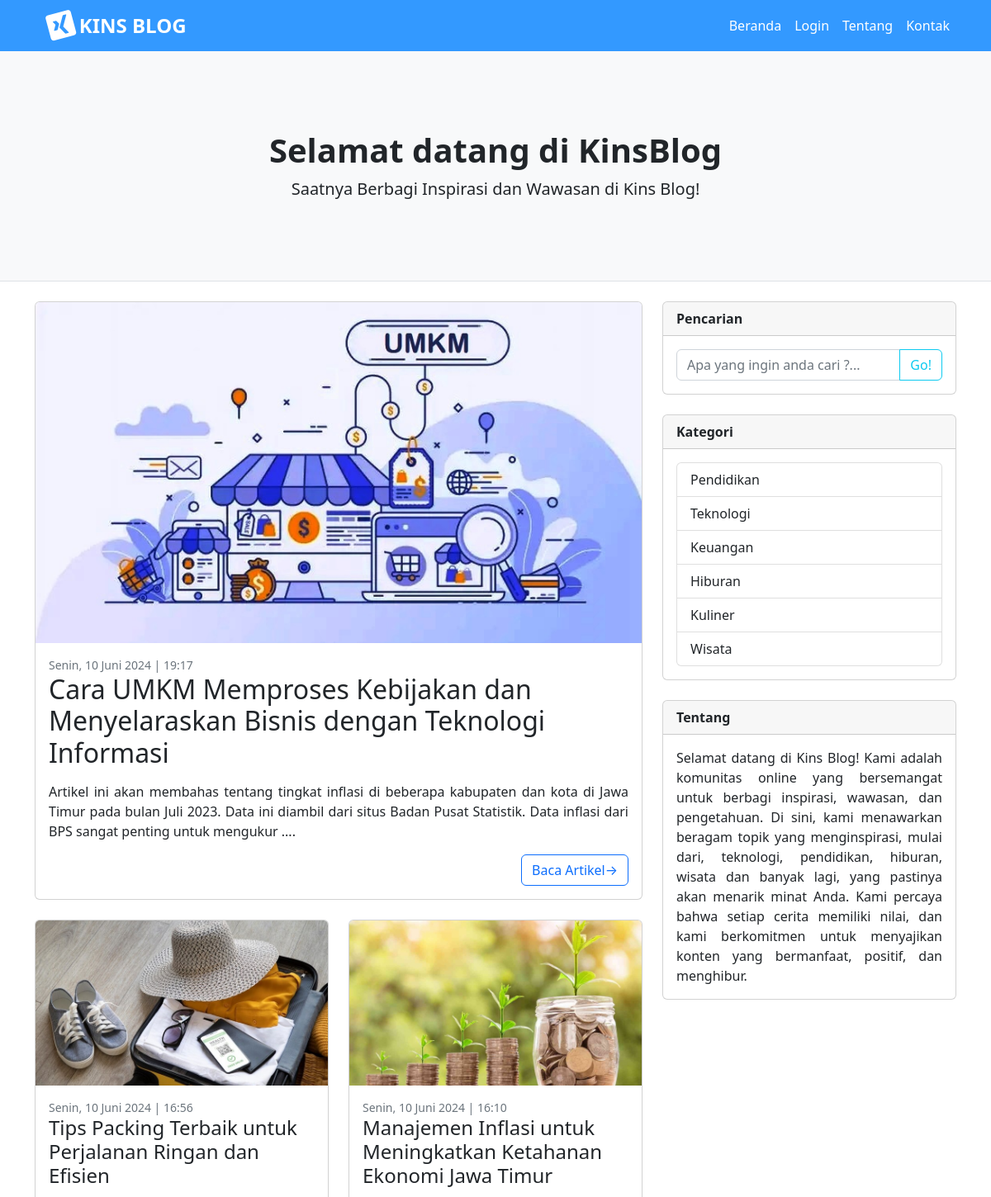
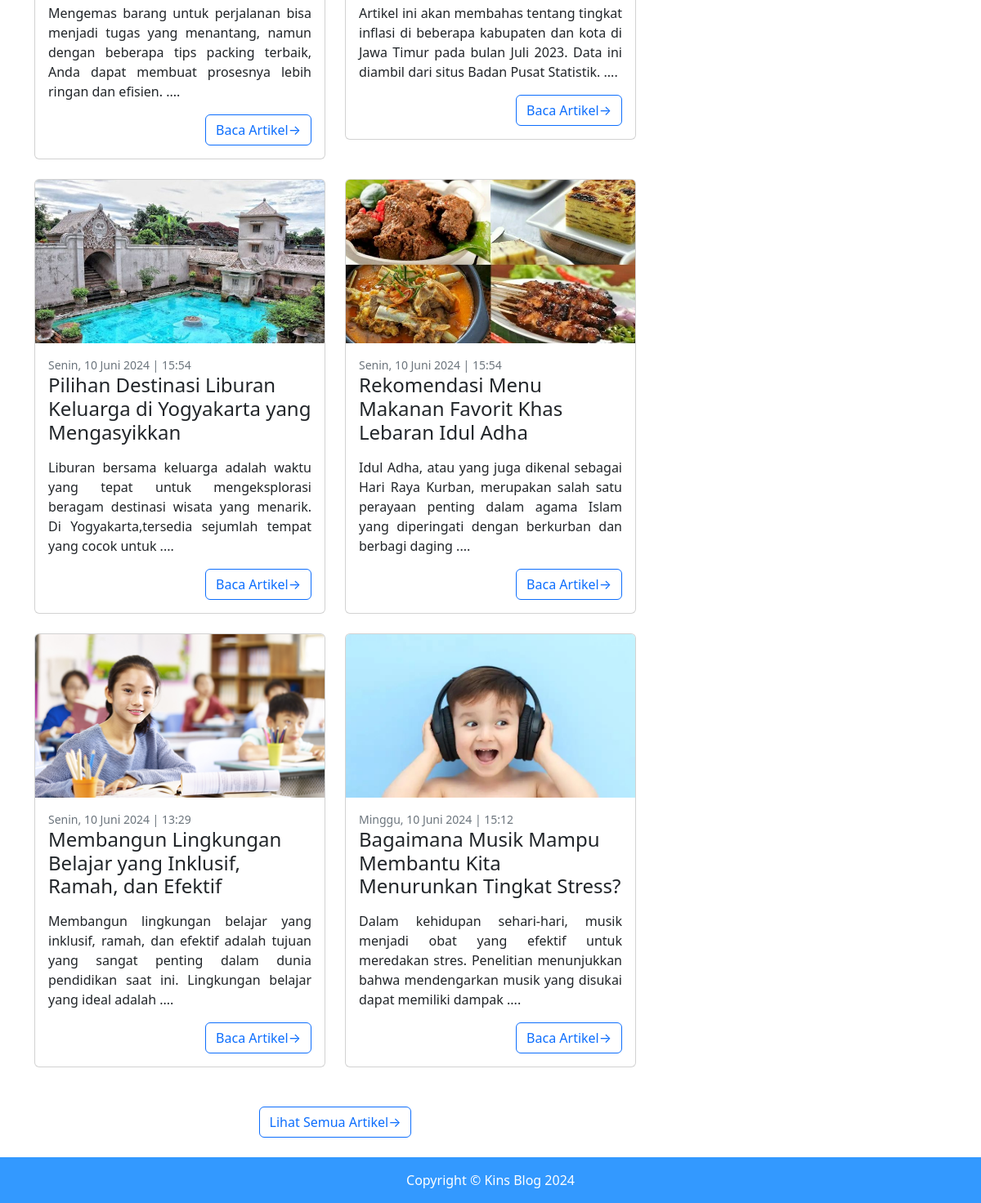
The page / on the database its author committed (2 pictures, top to bottom).
### tables this page shows
CREATE TABLE `kontributor` (
  `id_kontributor` int(11) NOT NULL,
  `id_penulis` int(11) DEFAULT NULL,
  `id_artikel` int(11) DEFAULT NULL,
  `id_kategori` int(11) DEFAULT NULL
);

CREATE TABLE `artikel` (
  `id_artikel` int(11) NOT NULL,
  `tanggal` varchar(200) NOT NULL DEFAULT '',
  `judul` varchar(360) NOT NULL,
  `isi` longtext NOT NULL,
  `gambar` varchar(200) NOT NULL
);

CREATE TABLE `kategori` (
  `id_kategori` int(11) NOT NULL,
  `nm_kategori` varchar(90) DEFAULT NULL,
  `keterangan` longtext DEFAULT NULL
);

### admin/function.php (called while the page is built, shortened)
<?php
function potong_kalimat($isi_artikl, $jml_karakter) {
    while ($isi_artikl[$jml_karakter] != " ") {
        --$jml_karakter;
    }
    $potongan_isi_artikl = substr($isi_artikl, 0, $jml_karakter);
    $isi_artikl_trpotong = $potongan_isi_artikl . " ....";
    return $isi_artikl_trpotong;
}
?>

### index.php (the view, shortened to what this page needs)
<?php
require 'admin/function.php';
$query = isset($_GET['q']) ? $_GET['q'] : '';
$is_search = !empty($query);
?>
<!DOCTYPE html>
<html lang="en">
<head>
    <link href="admin/vendor/fontawesome-free/css/all.min.css" rel="stylesheet" type="text/css">
    <link href="css/styles.css" rel="stylesheet" />
</head>
<body>
    <nav class="navbar hover navbar-expand-lg navbar-dark" style="background-color: #3399ff;">
        <div class="container">
            <a class="navbar-brand d-flex align-items-center fs-4 fw-bold sidebar-brand-text mx-3" href="index.php">
                <i class="fab fa-xing-square" style="font-size: 1.5em; transform: rotate(-15deg);"></i>
                &nbsp;KINS BLOG
            </a>
            <div class="collapse navbar-collapse" id="navbarSupportedContent">
                <ul class="navbar-nav ms-auto mb-2 mb-lg-0">
                    <li class="nav-item hover"><a class="nav-link" href="index.php">Beranda</a></li>
                    <li class="nav-item hover"><a class="nav-link" href="admin/login.php">Login</a></li>
                    <li class="nav-item hover"><a class="nav-link" href="#tentang">Tentang</a></li>
                    <li class="nav-item hover"><a class="nav-link" href="#kontak">Kontak</a></li>
                </ul>
            </div>
        </div>
    </nav>
    <header class="py-5 bg-light border-bottom mb-4">
        <div class="container">
            <div class="text-center my-5">
                <h1 class="fw-bolder">Selamat datang di KinsBlog</h1>
                <p class="lead mb-0">Saatnya Berbagi Inspirasi dan Wawasan di Kins Blog!</p>
            </div>
        </div>
    </header>
    <div class="container">
        <div class="row">
            <div class="col-lg-8">
                <?php if (!$is_search): ?>
                <?php
                $sql = "SELECT
                    k.id_kontributor,
                    k.id_kategori,
                    a.tanggal,
                    a.judul,
                    a.isi,
                    p.username,
                    c.nm_kategori,
                    c.id_kategori,
                    a.gambar
                    FROM kontributor AS k
                    JOIN artikel AS a ON k.id_artikel = a.id_artikel
                    JOIN penulis AS p ON k.id_penulis = p.id_penulis
                    JOIN kategori AS c ON k.id_kategori = c.id_kategori
                    ORDER BY id_kontributor DESC LIMIT 1";
                $result = $conn->query($sql);
                    if ($result->num_rows > 0) {
                    while($row = $result->fetch_assoc()) {
                        $data_tanggal = $row['tanggal'];
                        $data_judul = $row['judul'];
                        $data_id_kategori = $row['id_kategori'];
                        $data_gambar = $row['gambar'];
                        $data_id_kontributor = $row['id_kontributor'];
                        $data_isi = $row['isi'];
                        $data_potongan_artikel = potong_kalimat($data_isi, 260);
                 ?>
                <div class="card mb-4">
                    <a href="#!"><img class="card-img-top" src="admin/<?php echo $data_gambar; ?>" alt="..." /></a>
                    <div class="card-body">
                        <div class="small text-muted"><?php echo $data_tanggal; ?></div>
                        <h2 class="card-title"><?php echo $data_judul; ?></h2>
                        <p class="card-text"><?php echo $data_potongan_artikel; ?></p>
                        <div class="d-flex justify-content-end">
                        <a class="btn btn-outline-primary" href="detail.php?id_kontributor=<?php echo $data_id_kontributor; ?>&id_kategori=<?php echo $data_id_kategori; ?>">Baca Artikel→</a>
                        </div>
                    </div>
                </div>
                <?php
                    }
                } else {
                    }
                ?>
                <?php endif; ?>
                <div class="row" id="results">
                <?php
                if ($is_search) {
                    $result_search = searchArticles($conn, $query);
                    if (mysqli_num_rows($result_search) > 0) { ?>
                        <p style="text-align: center;" ><b>Menampilkan hasil pencarian untuk "<?php echo $query;?>".</u></b></p>
                        <?php
                        while($row = mysqli_fetch_assoc($result_search)){
                            $data_tanggal = $row['tanggal'];
                            $data_judul = $row['judul'];
                            $data_kategori = $row['nm_kategori'];
                            $data_id_kategori = $row['id_kategori'];
                            $data_penulis = $row['username'];
                            $data_gambar = $row['gambar'];
                            $data_id_kontributor = $row['id_kontributor'];
                            $data_idkategori = $row['id_kategori'];
                            $data_isi = $row['isi'];
                            $data_potongan_artikel = potong_kalimat($data_isi, 200);
                ?>
                    <div class="col-lg-6">
                        <div class="card mb-4">
                            <a href="#!"><img class="card-img-top fixed-image" src="admin/<?php echo $data_gambar; ?>" alt="..." /></a>
                            <div class="card-body">
                                <div class="small text-muted"><?php echo $data_tanggal; ?></div>
                                <h2 class="card-title h4"><?php echo $data_judul; ?></h2>
                                <p class="card-text"><?php echo $data_potongan_artikel; ?></p>
                                <div class="d-flex justify-content-end">
                                    <a class="btn btn-outline-primary" href="detail.php?id_kontributor=<?php echo $data_id_kontributor; ?>&id_kategori=<?php echo $data_id_kategori; ?>">Baca Artikel→</a>
                                </div>
                            </div>
                        </div>
                    </div>
                <?php
                        }
                    } else {
                        ?>
                        <p style="text-align: center;" ><b>Tidak ada hasil yang ditemukan untuk pencarian "<?php echo $query;?>".</b></p>
                        <?php
                    }
                } else {
                    $sql = "SELECT
                            kontributor.id_kontributor,
                            kontributor.id_kategori,
                            artikel.tanggal,
                            artikel.judul,
                            artikel.isi,
                            penulis.username,
                            kategori.nm_kategori,
                            kategori.id_kategori,
                            artikel.gambar
                            FROM kontributor
                            JOIN artikel ON kontributor.id_artikel = artikel.id_artikel
                            JOIN penulis ON kontributor.id_penulis = penulis.id_penulis
                            JOIN kategori ON kontributor.id_kategori = kategori.id_kategori
                            WHERE kontributor.id_kontributor < (SELECT MAX(kontributor.id_kontributor) FROM kontributor)
                            ORDER BY kontributor.id_kontributor DESC LIMIT 6";
                    $result = $conn->query($sql);
                        if ($result->num_rows > 0) {
                        while($row = $result->fetch_assoc()) {
                            $data_tanggal = $row['tanggal'];
                            $data_judul = $row['judul'];
                            $data_id_kategori = $row['id_kategori'];
                            $data_gambar = $row['gambar'];
                            $data_id_kontributor = $row['id_kontributor'];
                            $data_isi = $row['isi'];
                            $data_potongan_artikel = potong_kalimat($data_isi, 200);
                ?>
                    <div class="col-lg-6">
                        <div class="card mb-4">
                            <a href="#!"><img class="card-img-top fixed-image" src="admin/<?php echo $data_gambar; ?>" alt="..." /></a>
                            <div class="card-body">
                                <div class="small text-muted"><?php echo $data_tanggal; ?></div>
                                <h2 class="card-title h4"><?php echo $data_judul; ?></h2>
                                <p class="card-text"><?php echo $data_potongan_artikel; ?></p>
                                <div class="d-flex justify-content-end">
                                    <a class="btn btn-outline-primary" href="detail.php?id_kontributor=<?php echo $data_id_kontributor; ?>&id_kategori=<?php echo $data_id_kategori; ?>">Baca Artikel→</a>
                                </div>
                            </div>
                        </div>
                    </div>
                <?php
                        }
                    } else {
                        }
                }
                ?>
                </div>
                <nav aria-label="Pagination">
                    <ul class="pagination justify-content-center my-4">
                        <li class="page-item"><a class="btn btn-outline-primary" href="lndex.php">Lihat Semua Artikel→</a></li>
                    </ul>
                </nav>
            </div>
            <div class="col-lg-4">
                <div class="card mb-4">
                    <div class="card-header"><b>Pencarian</b></div>
                    <div class="card-body">
                        <form action="index.php" method="GET">
                            <div class="input-group">
                                <input class="form-control" name="q" id="search-input" type="text" placeholder="Apa yang ingin anda cari ?..." aria-label="Enter search term..." aria-describedby="button-search" />
                                <button class="btn btn-outline-info" id="button-search" type="submit">Go!</button>
                            </div>
                        </form>
                    </div>
                </div>
                <div class="card mb-4">
                    <div class="card-header"><b>Kategori</b></div>
                    <div class="card-body">
                        <div class="row">
                            <div class="col-sm-12">
                                <div class="list-group">
                                <?php
                                    $sql = "SELECT * FROM kategori ORDER BY id_kategori DESC";
                                    $result = mysqli_query($conn, $sql);
                                    if (mysqli_num_rows($result) > 0) {
                                        while($row = mysqli_fetch_assoc($result)) {
                                        $data_id_kategori = $row['id_kategori'];
                                        $data_nama = $row['nm_kategori'];
                                ?>
                                    <a href="kategori.php?id_kategori=<?php echo $data_id_kategori; ?>" class="list-group-item list-group-item-action"><?php echo $data_nama; ?></a>
                                <?php
                                        }
                                     } else {
                                        }
                                ?>
                                </div>
                            </div>
                        </div>
                    </div>
                </div>
                <div class="card mb-4">
                    <div id="tentang" class="card-header tentang"><b>Tentang</b></div>
                    <div class="card-body tentang">Selamat datang di Kins Blog! Kami adalah komunitas online yang bersemangat untuk berbagi inspirasi, wawasan, dan pengetahuan. Di sini, kami menawarkan beragam topik yang menginspirasi, mulai dari, teknologi, pendidikan, hiburan, wisata dan banyak lagi, yang pastinya akan menarik minat Anda. Kami percaya bahwa setiap cerita memiliki nilai, dan kami berkomitmen untuk menyajikan konten yang bermanfaat, positif, dan menghibur.</div>
                </div>
            </div>
        </div>
    </div>
    <footer class="py-3" style="background-color: #3399ff;">
        <div id="kontak" class="container"><p class="m-0 text-center text-white">Copyright &copy; Kins Blog 2024</p></div>
    </footer>
</body>
</html>

### index.php (style rules this page uses)
.tentang { text-align: justify; }
.navbar-nav .nav-link { color: white; }
.fixed-image { width: 100%; height: 200px; object-fit: cover; }

### rows shown on the page
kontributor: id_artikel.gambar (picture), id_artikel.tanggal "Senin, 10 Juni 2024 | 19:17", id_artikel.judul "Cara UMKM Memproses Kebijakan dan Menyelaraskan Bisnis dengan Teknologi Informasi", id_artikel.isi "Artikel ini akan membahas tentang tingkat inflasi di beberapa kabupaten dan kota di Jawa Timur pada bulan Juli 2023. Data ini diambil dari situs Badan Pusat Statistik. Data inflasi dari BPS sangat penting untuk mengukur ...."
kontributor: id_artikel.gambar (picture), id_artikel.tanggal "Senin, 10 Juni 2024 | 16:56", id_artikel.judul "Tips Packing Terbaik untuk Perjalanan Ringan dan Efisien", id_artikel.isi "Mengemas barang untuk perjalanan bisa menjadi tugas yang menantang, namun dengan beberapa tips packing terbaik, Anda dapat membuat prosesnya lebih ringan dan efisien. ...."
kontributor: id_artikel.gambar (picture), id_artikel.tanggal "Senin, 10 Juni 2024 | 16:10", id_artikel.judul "Manajemen Inflasi untuk Meningkatkan Ketahanan Ekonomi Jawa Timur", id_artikel.isi "Artikel ini akan membahas tentang tingkat inflasi di beberapa kabupaten dan kota di Jawa Timur pada bulan Juli 2023. Data ini diambil dari situs Badan Pusat Statistik. ...."
kontributor: id_artikel.gambar (picture), id_artikel.tanggal "Senin, 10 Juni 2024 | 15:54", id_artikel.judul "Pilihan Destinasi Liburan Keluarga di Yogyakarta yang Mengasyikkan", id_artikel.isi "Liburan bersama keluarga adalah waktu yang tepat untuk mengeksplorasi beragam destinasi wisata yang menarik. Di Yogyakarta,tersedia sejumlah tempat yang cocok untuk ...."
kontributor: id_artikel.gambar (picture), id_artikel.tanggal "Senin, 10 Juni 2024 | 15:54", id_artikel.judul "Rekomendasi Menu Makanan Favorit Khas Lebaran Idul Adha", id_artikel.isi "Idul Adha, atau yang juga dikenal sebagai Hari Raya Kurban, merupakan salah satu perayaan penting dalam agama Islam yang diperingati dengan berkurban dan berbagi daging ...."
kontributor: id_artikel.gambar (picture), id_artikel.tanggal "Senin, 10 Juni 2024 | 13:29", id_artikel.judul "Membangun Lingkungan Belajar yang Inklusif, Ramah, dan Efektif", id_artikel.isi "Membangun lingkungan belajar yang inklusif, ramah, dan efektif adalah tujuan yang sangat penting dalam dunia pendidikan saat ini. Lingkungan belajar yang ideal adalah ...."
kontributor: id_artikel.gambar (picture), id_artikel.tanggal "Minggu, 10 Juni 2024 | 15:12", id_artikel.judul "Bagaimana Musik Mampu Membantu Kita Menurunkan Tingkat Stress?", id_artikel.isi "Dalam kehidupan sehari-hari, musik menjadi obat yang efektif untuk meredakan stres. Penelitian menunjukkan bahwa mendengarkan musik yang disukai dapat memiliki dampak ...."
kategori: nm_kategori "Pendidikan"
kategori: nm_kategori "Teknologi"
kategori: nm_kategori "Keuangan"
kategori: nm_kategori "Hiburan"
kategori: nm_kategori "Kuliner"
kategori: nm_kategori "Wisata"
